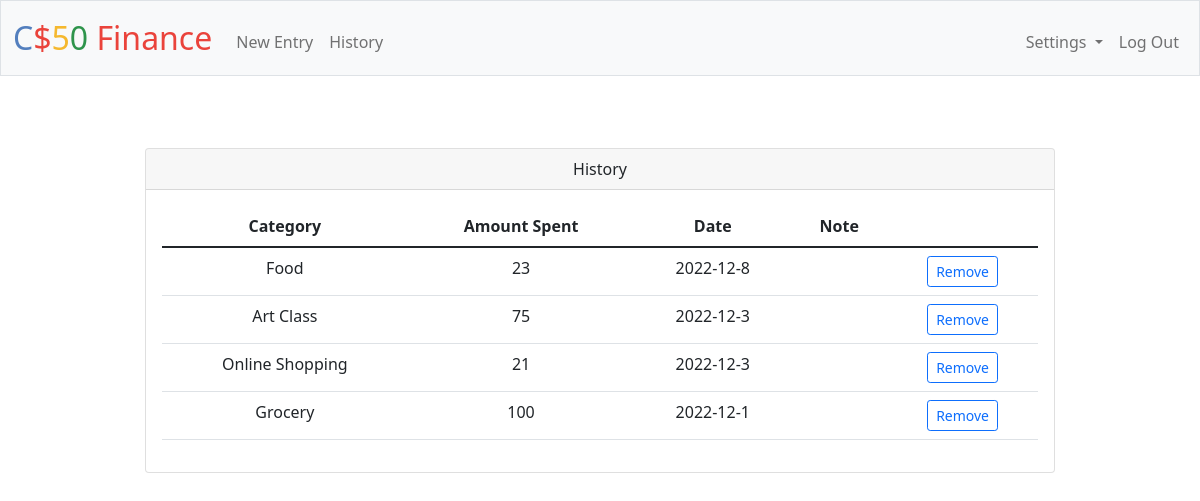
Page /history (signed in) on the earlier database version.
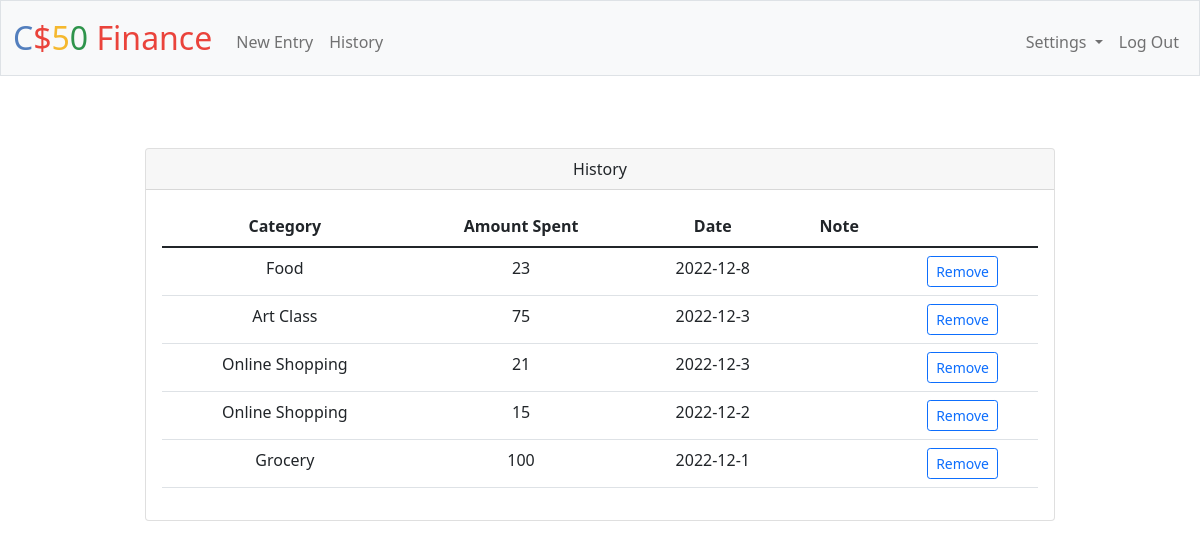
Same page on the later database version.
### tables this page shows
CREATE TABLE entries (
    id INTEGER PRIMARY KEY AUTOINCREMENT NOT NULL,
    amount NUMERIC NOT NULL,
    description TEXT,
    year NUMRIC NOT NULL,
    month NUMRIC NOT NULL,
    day NUMRIC NOT NULL,
    user_id INTEGER NOT NULL,
    category_id INTEGER NOT NULL,
    FOREIGN KEY (user_id) REFERENCES users (id)
);

CREATE TABLE categories (
    id INTEGER PRIMARY KEY AUTOINCREMENT NOT NULL,
    category TEXT NOT NULL,
    user_id INTEGER NOT NULL,
    FOREIGN KEY (user_id) REFERENCES users (id)
);

### app.py (the view)
@app.route("/history", methods=["GET", "POST"])
@login_required
def history():
    if request.method == "POST":
        if 'remove_button' in request.form:
            id = request.form['remove_button']
            db.execute("DELETE FROM entries WHERE user_id=? AND id=?", session["user_id"], id)
            return redirect("/history")
        return apology("entry doesn't exist", 400)
    else:
        history = db.execute(""" SELECT amount, description, year, month, day, entries.id, categories.category
                    FROM entries LEFT JOIN categories ON category_id = categories.id
                    WHERE entries.user_id=?""", session["user_id"])
        try:
            history = pd.DataFrame.from_dict(history).sort_values(['day', 'month', 'year', 'amount'], ascending=False)
        except:
            history = pd.DataFrame.from_dict(history)
            history['category'] = None
        history.category.fillna(value=place_holder, inplace=True)
        history = history.to_dict('records')
        return render_template("history.html", history=history)

### app.py (called while the page is built)
@app.after_request
def after_request(response):
    response.headers["Cache-Control"] = "no-cache, no-store, must-revalidate"
    response.headers["Expires"] = 0
    response.headers["Pragma"] = "no-cache"
    return response

### helpers.py (called while the page is built)
def login_required(f):
    @wraps(f)
    def decorated_function(*args, **kwargs):
        if session.get("user_id") is None:
            return redirect("/login")
        return f(*args, **kwargs)
    return decorated_function

### templates/history.html (shortened to what this page needs)
{% extends "layout.html" %}
{% block main %}
  <div class="container-sm px-4 mt-4">
    <div class="col-xl-10 offset-lg-1">
      <div class="card mb-3">
        <div class="card-header">History</div>
        <div class="card-body">
          <table class="table">
            <thead>
              <tr>
                <th scope="col">Category</th>
                <th scope="col">Amount Spent</th>
                <th scope="col">Date</th>
                <th scope="col">Note</th>
              </tr>
            </thead>
            <tbody>
              <form action="/history" method="POST">
              {% for item in history %}
                  <tr>
                    <td>{{item.category|e}}</td>
                    <td>{{item.amount|e}}</td>
                    <td>{{item.year|e}}-{{item.month|e}}-{{item.day|e}}</td>
                    <td>{{item.description|e}}</td>
                    <td><button class="btn btn-outline-primary btn-sm" type="submit" name="remove_button" value="{{item.id|e}}">Remove</button></td>
                  </tr>
                {% endfor %}
              </form>
            </tbody>
          </table>
        </div>
      </div>
    </div>
  </div>
{% endblock %}

### templates/layout.html (shortened to what this page needs)
<!DOCTYPE html>
<html lang="en">
  <head>
    <link href="https://cdn.jsdelivr.net/npm/bootstrap@5.1.3/dist/css/bootstrap.min.css" rel="stylesheet">
    <link href="/static/styles.css" rel="stylesheet">
  </head>
  <body>
    <nav class="bg-light border navbar navbar-expand-md navbar-light">
      <div class="container-fluid">
        <a class="navbar-brand" href="/"><span class="blue">C</span><span class="red">$</span><span class="yellow">5</span><span class="green">0</span> <span class="red">Finance</span></a>
        <div class="collapse navbar-collapse" id="navbar">
          {% if session["user_id"] %}
            <ul class="navbar-nav me-auto mt-2">
              <li class="nav-item"><a class="nav-link" href="/entry">New Entry</a></li>
              <li class="nav-item"><a class="nav-link" href="/history">History</a></li>
            </ul>
            <ul class="navbar-nav ms-auto mt-2">
              <li class="nav-item dropdown">
                <a class="nav-link dropdown-toggle" href="#" role="button" data-bs-toggle="dropdown" aria-expanded="false">
                  Settings
                </a>
              </li>
              <li class="nav-item"><a class="nav-link" href="/logout">Log Out</a></li>
            </ul>
          {% else %}
            <ul class="navbar-nav ms-auto mt-2">
              <li class="nav-item"><a class="nav-link" href="/register">Register</a></li>
              <li class="nav-item"><a class="nav-link" href="/login">Log In</a></li>
            </ul>
          {% endif %}
        </div>
      </div>
    </nav>
    <main class="container-fluid py-5 text-center">
      {% block main %}{% endblock %}
    </main>
  </body>
</html>

### static/styles.css (style rules this page uses)
nav .navbar-brand { font-size: xx-large; }
nav .navbar-brand .blue { color: #537fbe; }
nav .navbar-brand .red { color: #ea433b; }
nav .navbar-brand .yellow { color: #f5b82e; }
nav .navbar-brand .green { color: #2e944b; }

Differences in the rows shown:
added entries: category "Online Shopping", amount "15", year "2022", month "12", day "2", {{ item.id|e }} 9 (drawn)
